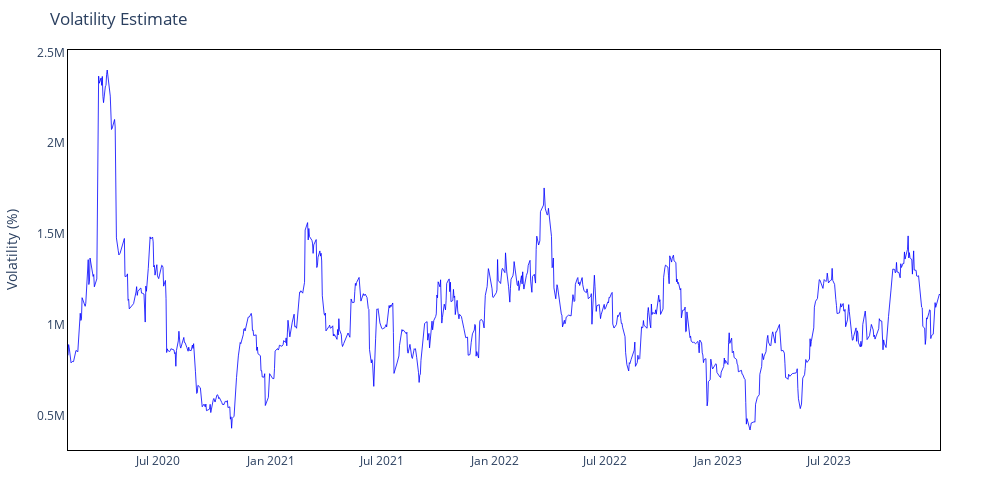
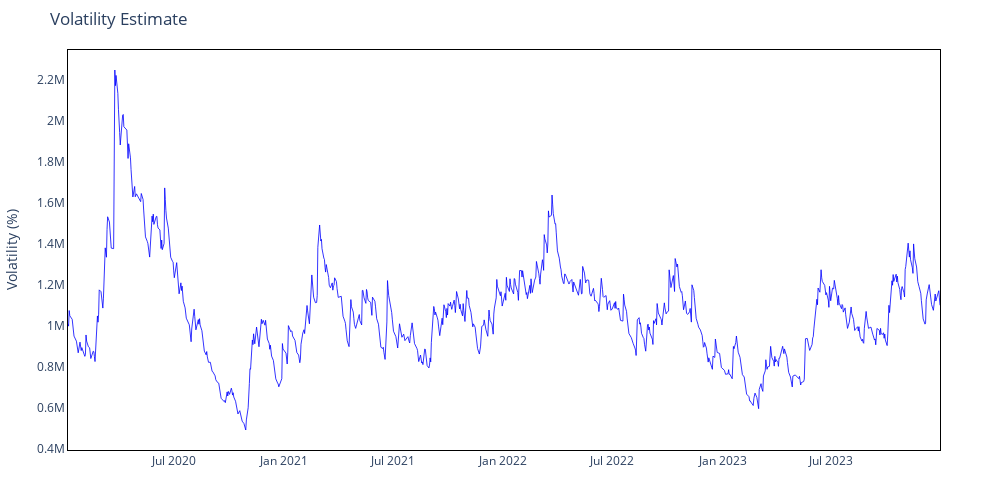

The code cell stored with these charts, in order, in its notebook:
### Code cell
fig_ma_vol = IP.interactive_plot_volatility(result_ma["Volatility"])
fig_rm_vol = IP.interactive_plot_volatility(result_rm["Volatility"])

fig_ma_vol.show()
fig_rm_vol.show()

### Figure 1 — Plotly figure (JSON) as saved in the notebook; plotly's stock layout.template omitted (floating-point values rounded to 4 significant figures; data arrays with more than 128 entries replaced by an {"elided": "..."} marker saying what was removed)
{"data": [{"hovertemplate": "Date: %{x}<br>Volatility: %{y:.2f}%", "line": {"color": "blue", "width": 0.8}, "mode": "lines", "name": "Volatility", "type": "scatter", "x": {"elided": "907 str values"}, "y": {"elided": "907 float values"}}], "layout": {"height": 500, "hovermode": "x unified", "margin": {"b": 50, "l": 60, "r": 60, "t": 50}, "paper_bgcolor": "white", "plot_bgcolor": "white", "title": {"text": "Volatility Estimate"}, "width": 1000, "xaxis": {"linecolor": "black", "linewidth": 1, "mirror": true, "showline": true}, "yaxis": {"linecolor": "black", "linewidth": 1, "mirror": true, "showline": true, "title": {"text": "Volatility (%)"}}}}

### Figure 2 — Plotly figure (JSON) as saved in the notebook; plotly's stock layout.template omitted (floating-point values rounded to 4 significant figures; data arrays with more than 128 entries replaced by an {"elided": "..."} marker saying what was removed)
{"data": [{"hovertemplate": "Date: %{x}<br>Volatility: %{y:.2f}%", "line": {"color": "blue", "width": 0.8}, "mode": "lines", "name": "Volatility", "type": "scatter", "x": {"elided": "926 str values"}, "y": {"elided": "926 float values"}}], "layout": {"height": 500, "hovermode": "x unified", "margin": {"b": 50, "l": 60, "r": 60, "t": 50}, "paper_bgcolor": "white", "plot_bgcolor": "white", "title": {"text": "Volatility Estimate"}, "width": 1000, "xaxis": {"linecolor": "black", "linewidth": 1, "mirror": true, "showline": true}, "yaxis": {"linecolor": "black", "linewidth": 1, "mirror": true, "showline": true, "title": {"text": "Volatility (%)"}}}}
